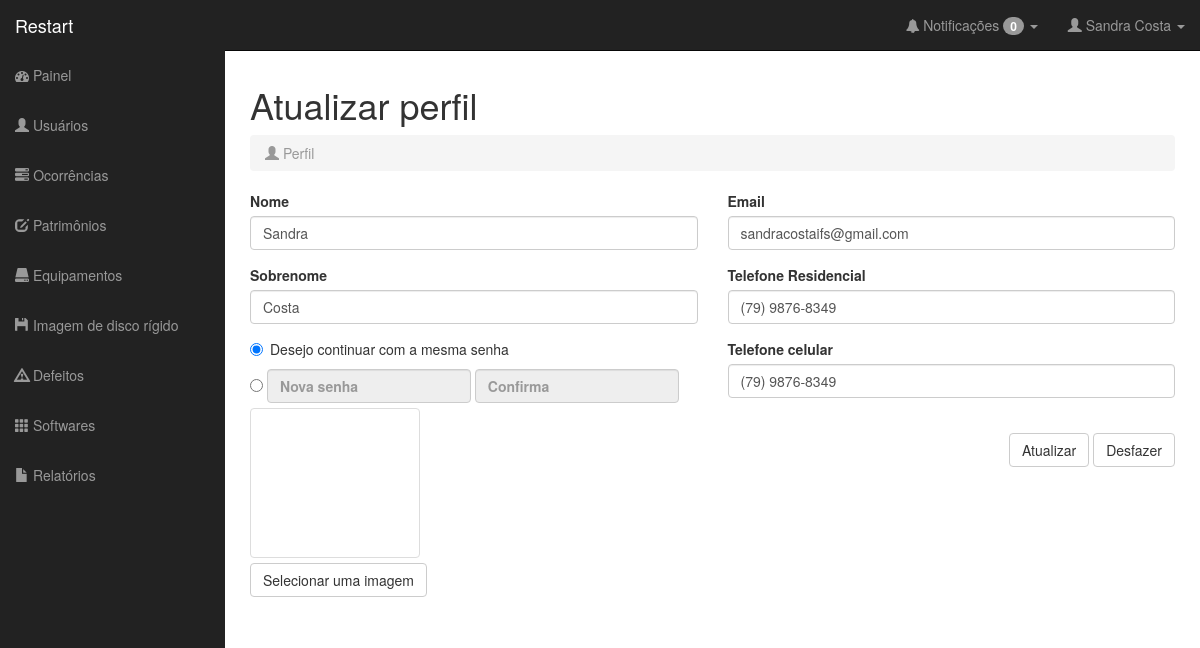
/perfil.php (signed in), run on the app's committed database.
### tables this page shows
CREATE TABLE IF NOT EXISTS `Usuario` (
  `matricula` VARCHAR(16) NOT NULL,
  `nome` VARCHAR(45) NOT NULL,
  `sobrenome` VARCHAR(45) NULL,
  `email` VARCHAR(45) NULL,
  `senha` VARCHAR(45) NOT NULL,
  `tipo_usuario` SMALLINT NOT NULL,
  `data_cadastro` TIMESTAMP NOT NULL,
  `data_atualizacao` TIMESTAMP NULL,
  `telefone_residencial` VARCHAR(15) NULL,
  `telefone_celular` VARCHAR(15) NULL,
  `situacao` SMALLINT NULL,
  PRIMARY KEY (`matricula`));

### classes/db.class.php (called while the page is built)
<?php
	class DB{
		var $serverDB	= 'localhost';
		var $tabelaDB	= 'restart';
		var $userDB		= 'root';
		var $senhaDB	= '';
		function conectaDB(){
			$db = new mysqli($this->serverDB, $this->userDB, $this->senhaDB, $this->tabelaDB);
			if ($db->connect_errno) {
				return false;
				die($db->connect_error);
			}
			else {
				$db->set_charset("utf8");
				return $db;
			}
		}
	}
?>

### classes/usuario.class.php (called while the page is built, shortened)
<?php
require_once 'db.class.php';
class Usuario extends DB {
	private $db;
	public function __construct(){
		$this->db = parent::conectaDB();
	}
	public function obterDados($campo, $matricula) {
		if ($result = $this->db->query("SELECT `$campo` FROM usuario WHERE matricula = '$matricula'")) {
			if ($result->num_rows) {
				while ($string = $result->fetch_array()){
					$valor = $string[$campo];
				}
				return $valor;
			}$result->free();
		}else return ($this->db->error);
	}
}

### perfil.php (the view, shortened to what this page needs)
<?php
  include 'classes/usuario.class.php';
  include 'nucleo/cabecario.php';
  include("nucleo/barraLateral.php");
  $user = new Usuario;
    ?>
    <div id="page-wrapper">
      <div class="row">
        <div class="col-lg-12">
          <h1>Atualizar perfil</h1>
          <ol class="breadcrumb">
            <li class="active"><i class="glyphicon glyphicon-user"></i> Perfil</li>
          </ol>
        </div>
      </div>
      <form role="form" class="validatedForm"  id="perfil" action="perfil.php" method="post">
      <div class="row">
        <div class="col-lg-6">
            <div class="form-group">
              <label>Nome</label>
              <input class="form-control" type="text" id="nome" name="nome" value="<?php echo $user->obterDados('nome', $_SESSION['matricula']);?>" required autocomplete="off">
            </div>
            <div class="form-group">
              <label>Sobrenome</label>
              <input class="form-control" id="sobrenome" name="sobrenome" value ="<?php echo $user->obterDados('sobrenome', $_SESSION['matricula']);?>" required autocomplete="off">
            </div>
            <div class="radio">
                <input type="radio" name="senhaRadio" id="senhaRadio" value="0" onClick="Disab(this.value)" checked>
                <label> Desejo continuar com a mesma senha</label>
            </div>
              <div class="form-inline">
                <label>
                  <div class="radio">
                    <input type="radio" name="senhaRadio" id="senhaRadio" value="1"  onClick="Disab(this.value)">
                  </div>
                    <input class="form-control" type="password" maxlength="10" id="novasenha" placeholder="Nova senha" name="novasenha" required autocomplete="off">
                    <input class="form-control" type="password" maxlength="10" placeholder="Confirma" id="confirma" name="confirmsenha" required autocomplete="off">
                </label>
              </div>
            <div class="form-group">
              <div class="fileinput fileinput-new" data-provides="fileinput">
                <div class="fileinput-new thumbnail" style="width: 170px; height: 150px;">
                </div>
                <div>
                  <span class="btn btn-default btn-file">
                    <span class="fileinput-new">Selecionar uma imagem</span>
                  </span>
                </div>
              </div>
            </div>
        </div>
        <div class="col-lg-6">
            <div class="form-group">
              <label>Email</label>
              <input type="email" class="form-control" id="email" name="email" value="<?php echo $user->obterDados('email', $_SESSION['matricula']);?>" required autocomplete="off">
            </div>
            <div class="form-group">
              <label>Telefone Residencial</label>
              <input class="form-control" type="text" id="telefone_residencial" name="telefone_residencial" value="<?php echo $user->obterDados('telefone_residencial', $_SESSION['matricula']);?>" data-mask="(99) 9999-9999" required autocomplete="off">
            </div>
            <div class="form-group">
              <label>Telefone celular</label>
              <input class="form-control" type="text" id="telefone_celular" name="telefone_celular" value="<?php echo $user->obterDados('telefone_celular', $_SESSION['matricula']);?>" data-mask="(99) 9999-9999" required autocomplete="off">
            </div>
            <div class="form-group" align="right"><br>
              <button type="submit" class="btn btn-default">Atualizar</button>
              <button type="reset" class="btn btn-default">Desfazer</button>
            </div>
        </div>
      </div>
      </form>
    </div>
  </div>
</body>
</html>

### css/sb-admin.css (style rules this page uses)
body { margin-top: 50px; }
#page-wrapper { width: 100%; padding: 5px 15px; }
@media (min-width:768px) { #page-wrapper { padding: 15px 25px; } }

### data on the page
usuario: nome "Sandra", sobrenome "Costa", email "sandracostaifs@gmail.com", telefone_residencial "(79) 9876-8349", telefone_celular "(79) 9876-8349"

### other printed values
$row['count'] "0"
$_SESSION['nome'] "Sandra"
$_SESSION['sobrenome'] "Costa"
